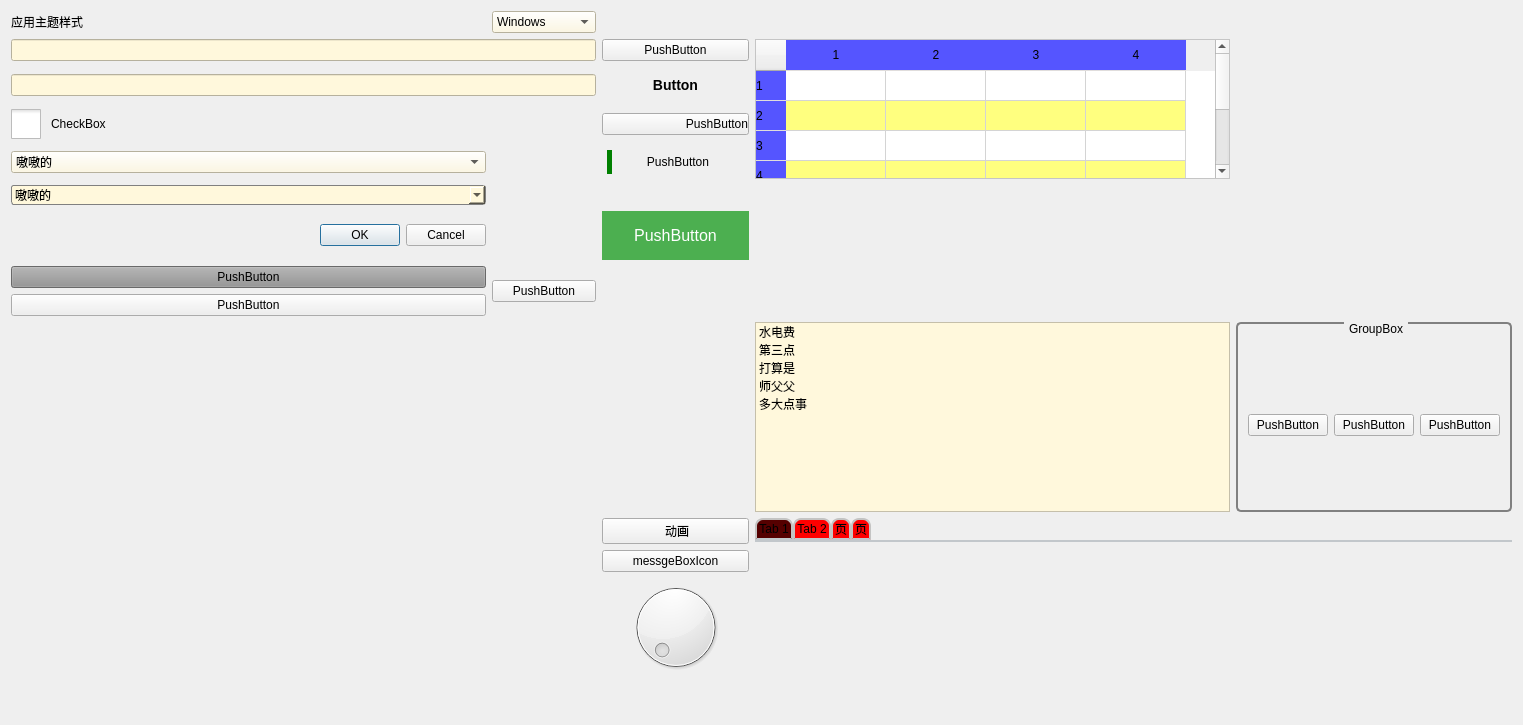
<?xml version="1.0" encoding="UTF-8"?>
<ui version="4.0">
 <class>StyleDemoForm</class>
 <widget class="QWidget" name="StyleDemoForm">
  <property name="geometry">
   <rect>
    <x>0</x>
    <y>0</y>
    <width>1523</width>
    <height>725</height>
   </rect>
  </property>
  <property name="windowTitle">
   <string>Form</string>
  </property>
  <property name="styleSheet">
   <string notr="true">*[mandatoryField=&quot;true&quot;] { background-color: yellow }
QComboBox, QLineEdit, QSpinBox, QTextEdit, QListView {
    background-color: cornsilk;
    selection-color: #0a214c; 
    selection-background-color: #C19A6B;
}

QPushButton#pushButton_8{
	background-color: rgb(147, 147, 147);
	left: 20px;
}
QPushButton#pushButton_5{
	icon:url(:/image/image/7903/w8.ico);
}

QMessageBox {
	dialogbuttonbox-buttons-have-icons: true;
	dialog-ok-icon: url(:/image/image/7903/w8.ico);
	dialog-cancel-icon: url(:/image/image/7903/w8.ico);
}

QDialogButtonBox { 
	dialogbuttonbox-buttons-have-icons: 1; 
    dialog-cancel-icon: url(:/image/image/7903/w8.ico),
                        url(:/image/image/7903/w8.ico) disabled;
}</string>
  </property>
  <layout class="QGridLayout" name="gridLayout">
   <item row="13" column="2">
    <spacer name="verticalSpacer">
     <property name="orientation">
      <enum>Qt::Vertical</enum>
     </property>
     <property name="sizeHint" stdset="0">
      <size>
       <width>20</width>
       <height>40</height>
      </size>
     </property>
    </spacer>
   </item>
   <item row="1" column="2">
    <widget class="QPushButton" name="pushButton">
     <property name="styleSheet">
      <string notr="true">icon-size:10px</string>
     </property>
     <property name="text">
      <string>PushButton</string>
     </property>
     <property name="icon">
      <iconset resource="img.qrc">
       <normaloff>:/image/image/7903/w8.ico</normaloff>:/image/image/7903/w8.ico</iconset>
     </property>
    </widget>
   </item>
   <item row="1" column="3" rowspan="4">
    <widget class="QTableWidget" name="tableWidget">
     <property name="styleSheet">
      <string notr="true">QTableWidget {
    selection-background-color: qlineargradient(x1: 0, y1: 0, x2: 0.5, y2: 0.5,
                                stop: 0 #FF92BB, stop: 1 white);	
	alternate-background-color: rgb(0, 255, 127);
	background-color: rgb(255, 255, 255);
	alternate-background-color: rgb(255, 255, 127);
	
}
QTableWidget QTableCornerButton::section {
    background: red;
    border: 2px outset red;
}
QTableWidget::indicator:unchecked {
    background-color: #d7d6d5
}
/*这里是表格表头样式*/
QHeaderView::section {
	background-color: rgb(85, 85, 255);
    border:0px solid #E0DDDC;   /*先把边框宽度设为0，即隐藏所有表头边框*/
    border-bottom:1px solid #E0DDDC;/*然后只显示下边框，因为上边框和左右边框是整个Table的边框，都显示会有2px的边框宽度*/
    height:30px;                /*表头高度*/
	width:30px;
}
</string>
     </property>
     <property name="alternatingRowColors">
      <bool>true</bool>
     </property>
     <property name="rowCount">
      <number>6</number>
     </property>
     <property name="columnCount">
      <number>4</number>
     </property>
     <row/>
     <row/>
     <row/>
     <row/>
     <row/>
     <row/>
     <column/>
     <column/>
     <column/>
     <column/>
    </widget>
   </item>
   <item row="2" column="0" colspan="2">
    <widget class="QLineEdit" name="lineEdit_2">
     <property name="styleSheet">
      <string notr="true"/>
     </property>
    </widget>
   </item>
   <item row="0" column="1">
    <widget class="QComboBox" name="comboBox">
     <item>
      <property name="text">
       <string>Windows</string>
      </property>
     </item>
     <item>
      <property name="text">
       <string>Fusion</string>
      </property>
     </item>
     <item>
      <property name="text">
       <string>windowsvista</string>
      </property>
     </item>
    </widget>
   </item>
   <item row="6" column="2">
    <widget class="QPushButton" name="pushButton_5">
     <property name="styleSheet">
      <string notr="true">    background-color: #4CAF50; /* Green */
    border: none;
    color: white;
    padding: 15px 32px;
    text-align: center;
    text-decoration: none;
    display: inline-block;
    font-size: 16px;

icon:url(:/image/image/7903/w8.ico);
icon-size:15px;</string>
     </property>
     <property name="text">
      <string>PushButton</string>
     </property>
     <property name="iconSize">
      <size>
       <width>10</width>
       <height>10</height>
      </size>
     </property>
    </widget>
   </item>
   <item row="10" column="3" colspan="2">
    <widget class="QTabWidget" name="tabWidget_2">
     <property name="styleSheet">
      <string notr="true">QTabWidget::pane { 
    border-top: 2px solid #C2C7CB;
}
QTabWidget::tab-bar {
    
    alignment: center;
}

QTabBar::tab:selected{
	
	background-color: rgb(85, 0, 0);
}
QTabBar::tab:hover {
	
	background-color: rgb(85, 0, 0);
}

QTabBar::tab {
	
	background-color: rgb(255, 0, 0);
    border: 2px solid #C4C4C3;
    border-bottom-color: #C2C7CB; /* same as the pane color */
    border-top-left-radius: 8px;
    border-top-right-radius: 8px;
    min-width: 15ex;
    padding: 2px;
}</string>
     </property>
     <property name="currentIndex">
      <number>0</number>
     </property>
     <widget class="QWidget" name="tab_3">
      <attribute name="title">
       <string>Tab 1</string>
      </attribute>
     </widget>
     <widget class="QWidget" name="tab_4">
      <attribute name="title">
       <string>Tab 2</string>
      </attribute>
     </widget>
     <widget class="QWidget" name="tab_5">
      <attribute name="title">
       <string>页</string>
      </attribute>
     </widget>
     <widget class="QWidget" name="tab_6">
      <attribute name="title">
       <string>页</string>
      </attribute>
     </widget>
    </widget>
   </item>
   <item row="10" column="2">
    <widget class="QPushButton" name="pushButton_6">
     <property name="styleSheet">
      <string notr="true">QPushButton#pushButton_6{	width:100px;
	width:100px;
	height:100px;
	background:red;
	animation:myfirst 5s;
	-webkit-animation:myfirst 5s; /* Safari and Chrome */
}
@keyframes myfirst
{
	from {background:red;}
	to {background:yellow;}
}

@-webkit-keyframes myfirst /* Safari and Chrome */
{
	from {background:red;}
	to {background:yellow;}
}</string>
     </property>
     <property name="text">
      <string> 动画</string>
     </property>
    </widget>
   </item>
   <item row="1" column="0" colspan="2">
    <widget class="QLineEdit" name="lineEdit"/>
   </item>
   <item row="4" column="2">
    <widget class="QPushButton" name="pushButton_4">
     <property name="styleSheet">
      <string notr="true">width: 30px;
border: 5px solid green;
padding: 5px;
margin: 5px;
border-style:none;
border-left-style:solid;</string>
     </property>
     <property name="text">
      <string>PushButton</string>
     </property>
    </widget>
   </item>
   <item row="5" column="0">
    <widget class="QComboBox" name="comboBox_2">
     <property name="styleSheet">
      <string notr="true">QComboBox {
    border: 1px solid gray;
    border-radius: 3px;
    padding: 1px 18px 1px 3px;
    min-width: 6em;
}

QComboBox:editable {
    background: white;
}
QComboBox:!editable, QComboBox::drop-down:editable {
     background: qlineargradient(x1: 0, y1: 0, x2: 0, y2: 1,
                                 stop: 0 #E1E1E1, stop: 0.4 #DDDDDD,
                                 stop: 0.5 #D8D8D8, stop: 1.0 #D3D3D3);
}

/* QComboBox gets the &quot;on&quot; state when the popup is open */
QComboBox:!editable:on, QComboBox::drop-down:editable:on {
    background: qlineargradient(x1: 0, y1: 0, x2: 0, y2: 1,
                                stop: 0 #D3D3D3, stop: 0.4 #D8D8D8,
                                stop: 0.5 #DDDDDD, stop: 1.0 #E1E1E1);
}</string>
     </property>
     <item>
      <property name="text">
       <string>嗷嗷的</string>
      </property>
     </item>
     <item>
      <property name="text">
       <string>是是是</string>
      </property>
     </item>
     <item>
      <property name="text">
       <string>三四十万</string>
      </property>
     </item>
     <item>
      <property name="text">
       <string>达到官方</string>
      </property>
     </item>
     <item>
      <property name="text">
       <string>大得多</string>
      </property>
     </item>
    </widget>
   </item>
   <item row="7" column="0">
    <widget class="QPushButton" name="pushButton_8">
     <property name="sizePolicy">
      <sizepolicy hsizetype="Minimum" vsizetype="Fixed">
       <horstretch>0</horstretch>
       <verstretch>1</verstretch>
      </sizepolicy>
     </property>
     <property name="text">
      <string>PushButton</string>
     </property>
    </widget>
   </item>
   <item row="3" column="2">
    <widget class="QPushButton" name="pushButton_3">
     <property name="styleSheet">
      <string notr="true">image: url(:/image/image/7903/w8.ico);
image-position:left;
text-align:right;</string>
     </property>
     <property name="text">
      <string>PushButton</string>
     </property>
    </widget>
   </item>
   <item row="9" column="3">
    <widget class="QListWidget" name="listWidget">
     <item>
      <property name="text">
       <string>水电费</string>
      </property>
     </item>
     <item>
      <property name="text">
       <string>第三点</string>
      </property>
     </item>
     <item>
      <property name="text">
       <string>打算是</string>
      </property>
     </item>
     <item>
      <property name="text">
       <string>师父父</string>
      </property>
     </item>
     <item>
      <property name="text">
       <string>多大点事</string>
      </property>
     </item>
    </widget>
   </item>
   <item row="0" column="0">
    <widget class="QLabel" name="label">
     <property name="text">
      <string>应用主题样式</string>
     </property>
    </widget>
   </item>
   <item row="11" column="2">
    <widget class="QPushButton" name="pushButton_7">
     <property name="styleSheet">
      <string notr="true">icon: url(:/image/image/7903/w8.ico);</string>
     </property>
     <property name="text">
      <string>messgeBoxIcon</string>
     </property>
    </widget>
   </item>
   <item row="6" column="0">
    <widget class="QDialogButtonBox" name="buttonBox">
     <property name="styleSheet">
      <string notr="true"/>
     </property>
     <property name="standardButtons">
      <set>QDialogButtonBox::Cancel|QDialogButtonBox::Ok</set>
     </property>
    </widget>
   </item>
   <item row="9" column="4">
    <widget class="QGroupBox" name="groupBox">
     <property name="styleSheet">
      <string notr="true">QGroupBox {
    background-color: qlineargradient(x1: 0, y1: 0, x2: 0, y2: 1,
                                      stop: 0 #E0E0E0, stop: 1 #FFFFFF);
    border: 2px solid gray;
    border-radius: 5px;
    margin-top: 1ex; /* leave space at the top for the title */
}

QGroupBox::title {
    subcontrol-origin: margin;
    subcontrol-position: top center; /* position at the top center */
    padding: 0 3px;
    background-color: qlineargradient(x1: 0, y1: 0, x2: 0, y2: 1,
                                      stop: 0 #FF0ECE, stop: 1 #FFFFFF);
}

QGroupBox::indicator {
    width: 13px;
    height: 13px;
}

QGroupBox::indicator:unchecked {
    mage: url(:/image/image/7903/w8.ico);
}</string>
     </property>
     <property name="title">
      <string>GroupBox</string>
     </property>
     <layout class="QGridLayout" name="gridLayout_2">
      <item row="0" column="2">
       <widget class="QPushButton" name="pushButton_10">
        <property name="text">
         <string>PushButton</string>
        </property>
       </widget>
      </item>
      <item row="0" column="0">
       <widget class="QPushButton" name="pushButton_9">
        <property name="text">
         <string>PushButton</string>
        </property>
       </widget>
      </item>
      <item row="0" column="1">
       <widget class="QPushButton" name="pushButton_11">
        <property name="text">
         <string>PushButton</string>
        </property>
       </widget>
      </item>
     </layout>
    </widget>
   </item>
   <item row="2" column="2">
    <widget class="QPushButton" name="pushButton_2">
     <property name="styleSheet">
      <string notr="true">QPushButton {
	image: url(:/image/image/7903/w8.ico);
    background-color: transparent;
    border-style: none;
    border-width: 2px;
    border-radius: 45px;
    border-color: beige;
    font: bold 14px;
    min-width: 5em;
    min-height: 5em;
    padding: 10px;
}</string>
     </property>
     <property name="text">
      <string>Button</string>
     </property>
    </widget>
   </item>
   <item row="12" column="2">
    <widget class="QDial" name="dial"/>
   </item>
   <item row="3" column="0">
    <widget class="QCheckBox" name="checkBox">
     <property name="styleSheet">
      <string notr="true">QCheckBox {
    spacing: 10px;
}

QCheckBox::indicator {
    width: 30px;
    height: 30px;
}</string>
     </property>
     <property name="text">
      <string>CheckBox</string>
     </property>
    </widget>
   </item>
   <item row="4" column="0">
    <widget class="QComboBox" name="comboBox_3">
     <property name="styleSheet">
      <string notr="true"/>
     </property>
     <item>
      <property name="text">
       <string>嗷嗷的</string>
      </property>
     </item>
     <item>
      <property name="text">
       <string>是是是</string>
      </property>
     </item>
     <item>
      <property name="text">
       <string>三四十万</string>
      </property>
     </item>
     <item>
      <property name="text">
       <string>达到官方</string>
      </property>
     </item>
     <item>
      <property name="text">
       <string>大得多</string>
      </property>
     </item>
    </widget>
   </item>
   <item row="8" column="0">
    <widget class="QPushButton" name="pushButton_12">
     <property name="sizePolicy">
      <sizepolicy hsizetype="Minimum" vsizetype="Fixed">
       <horstretch>0</horstretch>
       <verstretch>2</verstretch>
      </sizepolicy>
     </property>
     <property name="text">
      <string>PushButton</string>
     </property>
    </widget>
   </item>
   <item row="7" column="1" rowspan="2">
    <widget class="QPushButton" name="pushButton_13">
     <property name="sizePolicy">
      <sizepolicy hsizetype="Minimum" vsizetype="Fixed">
       <horstretch>0</horstretch>
       <verstretch>0</verstretch>
      </sizepolicy>
     </property>
     <property name="text">
      <string>PushButton</string>
     </property>
    </widget>
   </item>
  </layout>
 </widget>
 <resources>
  <include location="img.qrc"/>
 </resources>
 <connections/>
</ui>
